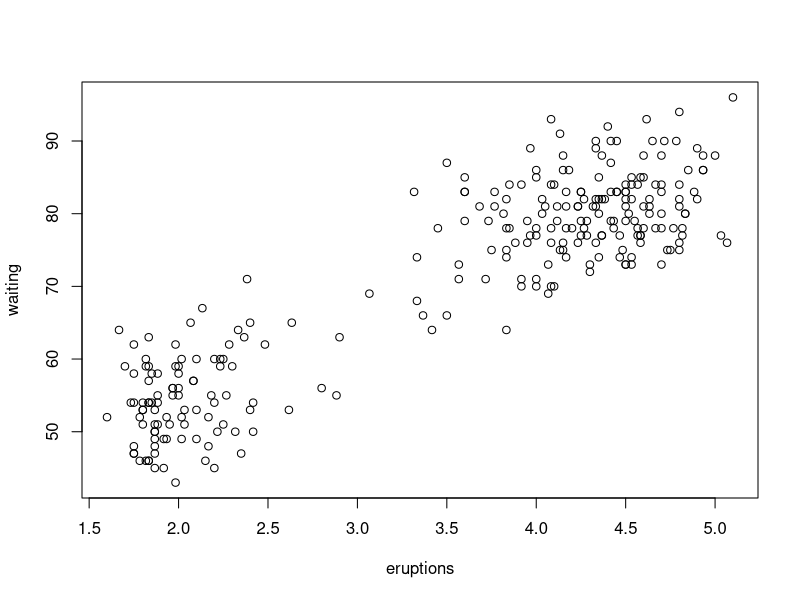
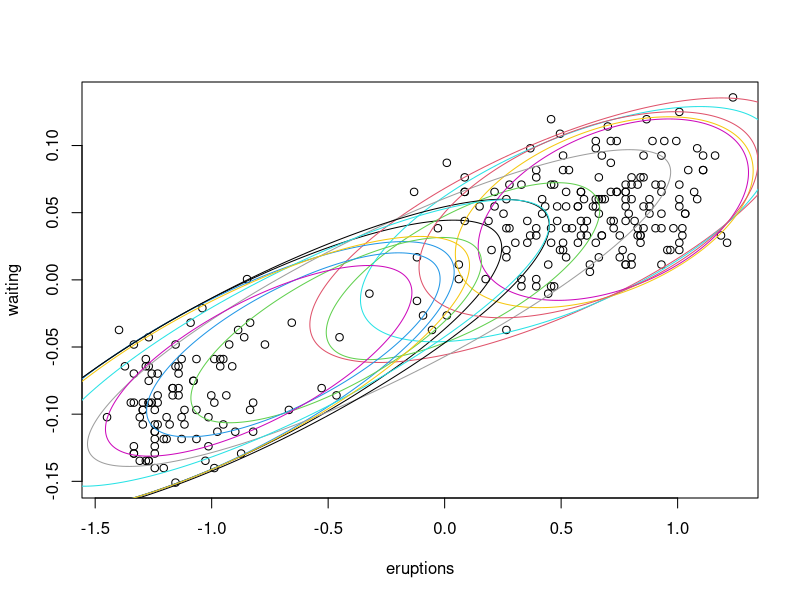
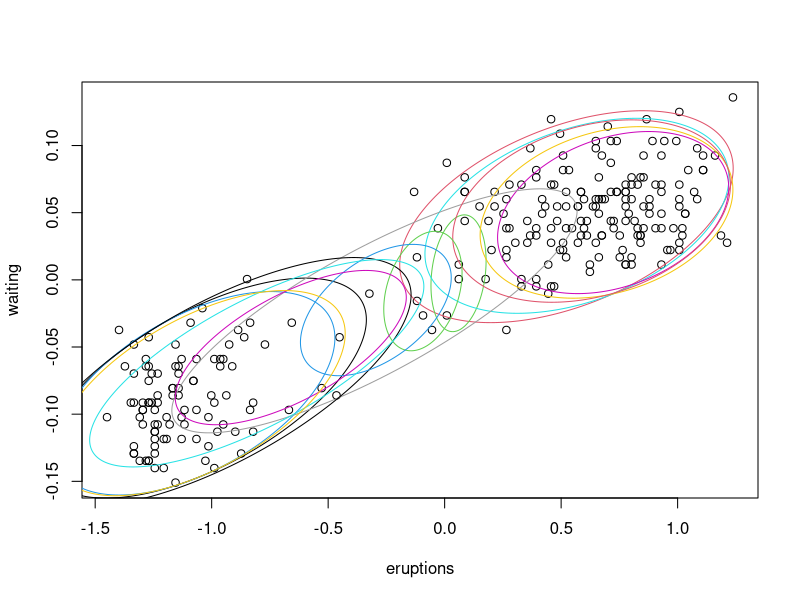
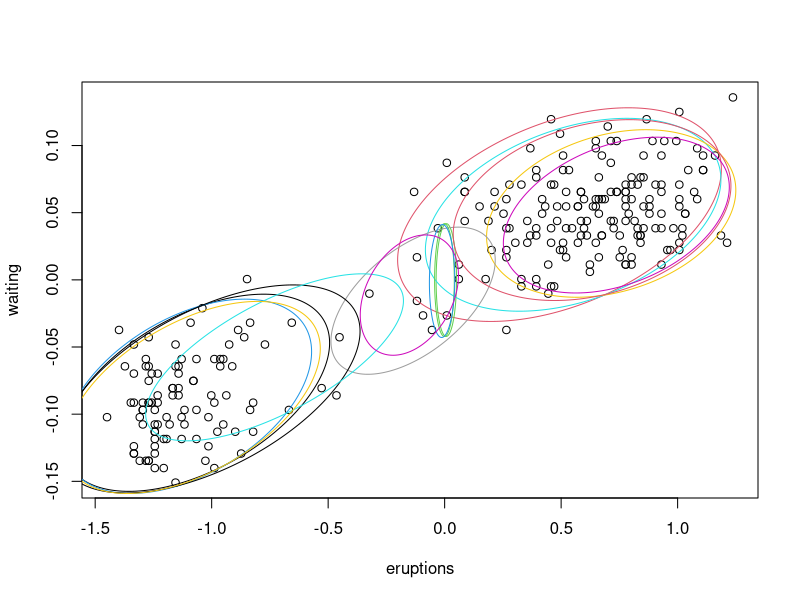
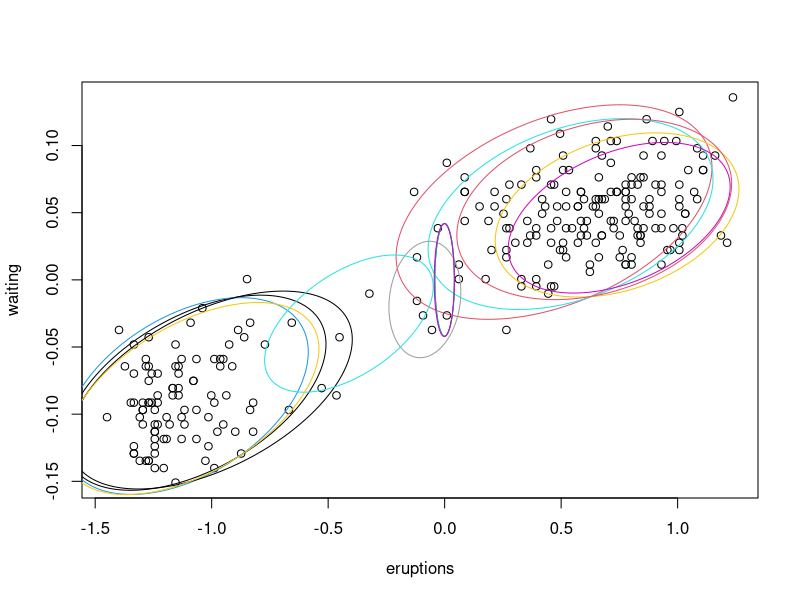
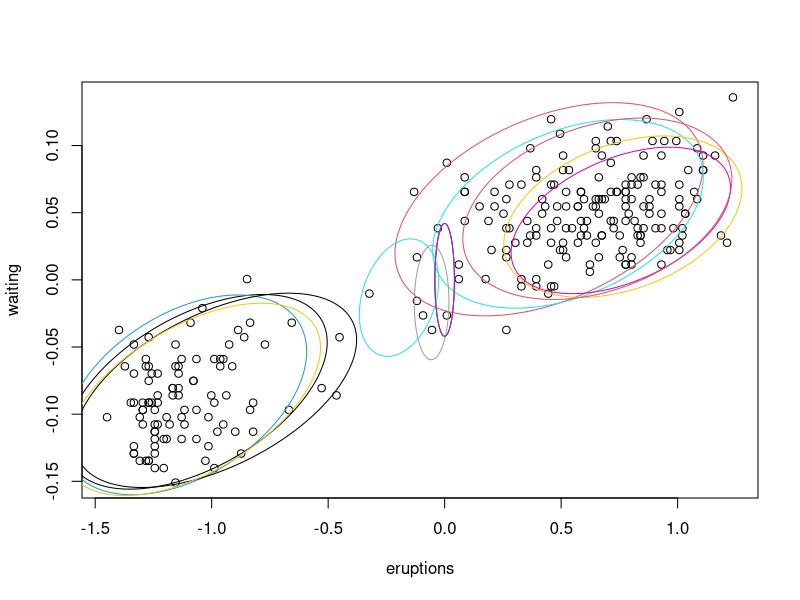
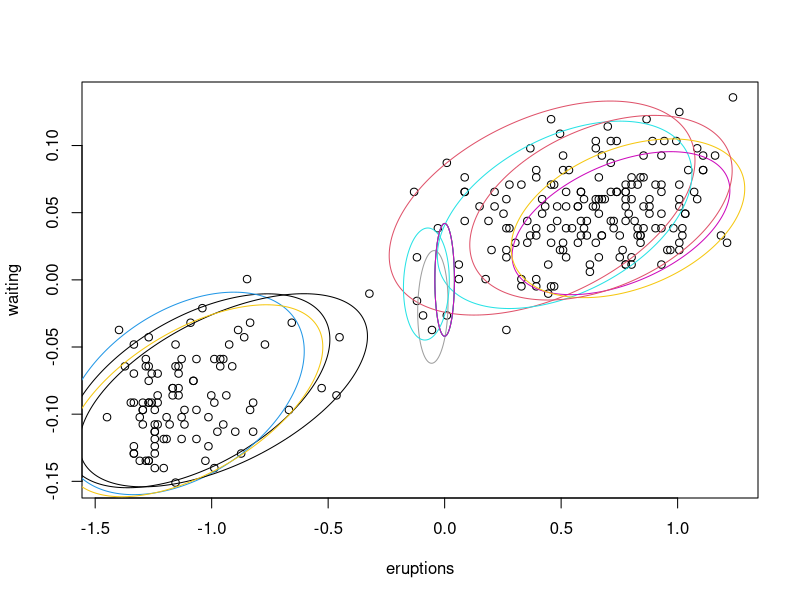
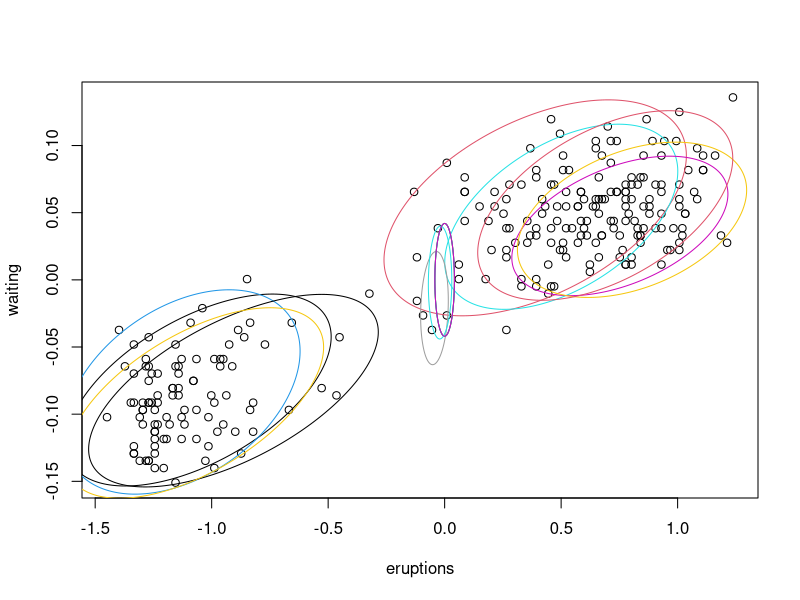

These charts were generated, in order, by the following R code: (Note: this script raises an error after producing the figures.)
# Description: 
#   This script illustrates the usage of the function 'GmmVbem.r'
#
# License: GNU v3
#
# Date: October 19, 2016
#
# Authors:
#    Originally called gmmVBEM.m.
#    Rcode was written by Emtiyaz, CS, UBC.
#    Rcode was modified by Jiali Lin.
#    Depts. of Statistics, Virginia Tech,
#    Hutcheson Hall, 403K, Blacksburg, VA 24061 
#
# References:
#   http://www.cs.ubc.ca/~murphyk/Software/VBEMGMM/index.html
#   http://stackoverflow.com/questions/28317203/r-superimposing-bivariate-normal-density-ellipses-on-scatter-plot

rm(list = ls())

if(!require("mixtools")) { install.packages("mixtools");  require("mixtools") }
# library(matlab)

GmmVbem = function(x, mix, PriorPar, options){
  # Variational Bayes EM algorithm for Gaussian Mixture Model 
  
  # INPUT:
  #   D: the dimension;
  #   N: the number of Data points;
  #   x:   training data of size DxN ;
  #   mix: gmm model initialize with netlab's GmmVBEM function;
  #   PriorPar: structure containing priors;
  #   options: options for maxIter, threshold etc. etc.
  
  # initialize variables
  D = dim(x)[1];
  N = dim(x)[2];
  K = mix$ncentres;
  eps = 2.2204e-16
  likIncr = options$threshold + eps;
  L = rep(likIncr, options$maxIter);
  logLambdaTilde = matrix(0,1,K);
  E = matrix(0,nrow=N,ncol=K);
  trSW = matrix(0,1,K);
  xbarWxbar = matrix(0,1,K);
  mWm = matrix(0,1,K);
  trW0invW = matrix(0,1,K);
  
  # priors
  # prior over the mixing coefficients - CB 10.39
  alpha0 = PriorPar$alpha;
  # prior over gaussian means -  CB 10. 40
  m0 = PriorPar$mu;
  # prior over the gaussian variance - CB 10.40
  beta0 = PriorPar$beta;
  # wishart prior variables - CB 10.40
  W0 = PriorPar$W;
  W0inv = solve(W0);
  v0 = PriorPar$v;
  
  # Use 'responsibilities' from initialization to set sufficient statistics - 
  # CB 10.51-10.53.
  Nk = N*t(mix$priors);
  xbar = t(mix$centres);
  S = mix$covars;
  
  # Use above sufficient statistics for M step update equations - CB 10.58, 
  # 10.60-10.63. 
  alpha = alpha0 + Nk;
  beta = beta0 + Nk;
  v = v0 + Nk;
  m = ((beta0*m0)%*%matrix(1,1,K) + (matrix(1,D,1)%*%t(Nk))*xbar)/(matrix(1,D,1)%*%t(beta));
  W = array(0, c(D,D,K));
  
  for (k in 1:K) {
    mult1 = beta0*Nk[k]/(beta0 + Nk[k]);
    diff3 = xbar[,k] - m0;
    W[ , , k] = solve(W0inv + Nk[k]*S[ , ,k]  + mult1*diff3%*%t(diff3));
  }
  
  # Main loop of algorithm
  for (iter in 1:options$maxIter){
    # Calculate r - CB 10.64 - 10.66
    psiAlphaHat = psigamma(sum(alpha),0);
    logPiTilde = psigamma(alpha,0) - psiAlphaHat;
    const = D*log(2);
    
    for (k in 1:K){
      t1 = psigamma(0.5*kronecker(matrix(1,D,1),v[k]+1)	 - 0.5*matrix(1:D), 0);
      logLambdaTilde[k] = sum(t1) + const + log(det(W[ , , k]));
      
      for (n in 1:N){
        # Calculate E
        diff = x[,n] - m[,k];
        E[n,k] = D/beta[k] + v[k]*t(diff)%*%W[ , , k]%*%diff;
      } # end of n
    } # end of k
    
    # Calculate rho - CB 10.45 - 10.46
    logRho = kronecker(matrix(1,N,1), t(logPiTilde) + 0.5*logLambdaTilde) - 0.5*E;
    logSumRho = apply(logRho, 1, function(x) log(sum(exp(x))));
    logr = logRho - kronecker(matrix(1,1,K),logSumRho);
    r = exp(logr);
    
    # compute N(k) - CB 10.51
    Nk = exp(apply(logr, 2, function(x) log(sum(exp(x))))) 
    # add a non-zero term for the components with zero responsibilities
    Nk = Nk + 1e-10; 
    # compute xbar(k), S(k) - CB 10.52 - 10.53
    for (k in 1:K){
      xbar[ ,k] = rowSums(kronecker(matrix(1,D,1),t(r[,k]))*x)/Nk[k];
      diff1 = x - kronecker(matrix(1,1,N),xbar[,k]);
      diff2 = kronecker(matrix(1,D,1),t(r[,k]))*diff1;
      S[, , k] = (diff2%*%t(diff1))/Nk[k];
    }
    
    # compute Lower bound (refer to Bishop for these terms) - CB 10.71 - 10.77
    # C(alpha0)
    logCalpha0 = lgamma(K*alpha0) - K*lgamma(alpha0);
    # B(lambda0)
    logB0 = (v0/2)*log(det(W0inv)) - (v0*D/2)*log(2) -
      (D*(D-1)/4)*log(pi) - sum(lgamma(0.5*(v0+1 -1:D)));
    # log(C(alpha))
    logCalpha = lgamma(sum(alpha)) - sum(lgamma(alpha));
    # Various other parameters for different terms
    H =0;
    for (k in 1:K){
      # sum(H(q(Lamba(k))))
      logBk = -(v[k]/2)*log(det(W[ , , k])) - (v[k]*D/2)*log(2)
      - (D*(D-1)/4)*log(pi) - sum(lgamma(0.5*(v[k] + 1 - 1:D)));
      H = H -logBk - 0.5*(v[k] -D-1)*logLambdaTilde[k] + 0.5*v[k]*D;
      # for Lt1 - third term
      trSW[k] = sum(diag(v[k]*S[ , , k]%*%W[ , , k]));
      diff = xbar[,k] - m[,k] ;
      xbarWxbar[k] = t(diff)%*%W[ , , k]%*%diff;
      # for Lt4 - Fourth term
      diff = m[,k] - m0;
      mWm[k] = t(diff)%*%W[ , , k]%*%diff;
      trW0invW[k] = sum(diag(W0inv%*%W[ , , k]));
    }
    
    #Bishop's Lower Bound
    Lt1 = 0.5*sum(Nk*(t(logLambdaTilde) - D/beta - t(trSW) - v*t(xbarWxbar) - D*log(2*pi)));
    Lt2 = sum(Nk*logPiTilde)
    Lt3 = logCalpha0 + (alpha0 -1)*sum(logPiTilde);
    Lt41 = 0.5*sum(D*log(beta0/(2*pi)) + t(logLambdaTilde) - D*beta0/beta - beta0*v*t(mWm));
    Lt42 = K*logB0 + 0.5*(v0-D-1)*rowSums(logLambdaTilde) - 0.5*sum(v*t(trW0invW));
    Lt4 = Lt41+Lt42;
    Lt5 = sum(sum(r*logr));
    Lt6 = sum((alpha - 1)*logPiTilde) + logCalpha;
    Lt7 = 0.5*sum(t(logLambdaTilde) + D*log(beta/(2*pi))) - 0.5*D*K - H;
    
    #Bishop's Lower Bound 
    L[iter] = Lt1 + Lt2 + Lt3 + Lt4 - Lt5 - Lt6 - Lt7; # where is L?
    
    # warning  if lower bound decreses
    if (iter>2 && L[iter]<L[iter-1]) {
      cat("Lower bound decreased by =", L[iter]-L[iter-1], "\n" )
    }
    
    # Begin M step
    # compute new parameters - CB 10.58 - 10.63
    alpha = alpha0 + Nk;
    beta = beta0 + Nk;
    v = v0 + Nk;
    m = (kronecker(matrix(1,1,K),beta0*m0) + kronecker(matrix(1,D,1), t(Nk))*xbar)/kronecker(matrix(1,D,1),t(beta));
    for (k in 1:K) {
      mult1 = beta0*Nk[k]/(beta0 + Nk[k]);
      diff3 = xbar[,k] - m0;
      W[, , k]  = solve(W0inv + Nk[k]*S[, , k]  + mult1*diff3%*%t(diff3));
    }
    
    #PLOT 
    if (options$displayIter){
      cat("iter =", iter, "\n" )
    }
    
    if (options$displayFig){
      dev.off()
      plot(x[1,], x[2,], xlab = "eruptions", ylab = "waiting")
      for (i in 1:K)  ellipse(m[,i],solve(W[,,i])/(v[i]-D-1),col = i)
      Sys.sleep(0.1)
    }
    
    if (iter>1){
      likIncr = abs((L[iter]-L[iter-1])/L[iter-1]);
    }
    
    if (likIncr < options$threshold) break
  } #end iter
  
  return(list(L = L, center = m))
}

# Example of GMM VBEM clustering by "faithful" data
# ------------

# read data
X = faithful
plot(X)

# standardize the data
X = t(X)
X = X - kronecker(matrix(1,1,ncol(X)),apply(X,1,mean))	
X = X / kronecker(matrix(1,1,ncol(X)),apply(X,1,var))	
dim = dim(X)[1]
N = dim(X)[2]

# initialize with EM algorithm 
ncentres = 15;
mix = list();
mix$ncentres = ncentres;
mix$priors =  matrix(1,1,mix$ncentres)/ mix$ncentres;
mix$centres = matrix(rnorm(mix$ncentres*dim,mean=0,sd=1), 
                     mix$ncentres, dim);
mix$covars = kronecker(array(1, c(1, 1, mix$ncentres)), diag(dim));	

# intialize the priors
PriorPar = list();
PriorPar$alpha = .001;
PriorPar$mu = matrix(0,dim,1);
PriorPar$beta = 1;
PriorPar$W = 200*diag(dim);
PriorPar$v = 20;

# set the options for VBEM
options = list();
options$maxIter = 100;
options$threshold = 1e-5;
options$displayFig = TRUE;
options$displayIter = TRUE;

# Call the function
res = GmmVbem(X, mix, PriorPar, options)

# plot lower bound
plot(res$L, lty = 2, type ="l", 
     ylab = "lower bound on log marginal likelihood",
     main = "variational Bayes objective for GMM on old faithful data")
